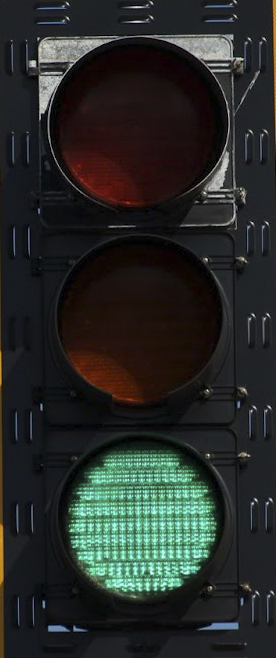
#> input picture diplom/lightTraffic/1.jpg, 276 x 658 px
$ python traffic_ligft.py
#> lines starting #> are read from the running program, lines starting #| are printed output that depends on the picture
import cv2 as cv
import numpy as np

heightLT = 210
widthLT = 70
i = 1
while True:
    # считываем картинку
    rgb_light = cv.resize(cv.imread('lightTraffic/' + str(i) + '.jpg'), (widthLT, heightLT))
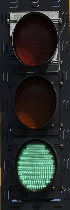
#> rgb_light: shape (210, 70, 3); mean B, G, R 40, 42.6, 39.1
    cv.imshow('light', rgb_light)

    # обрезаем фон
    cutTraffic = rgb_light[10:200, 12:58]
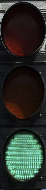
#> cutTraffic: shape (190, 46, 3); mean B, G, R 41.3, 47.7, 42.8
    cv.imshow('cut', cutTraffic)

    # переводим в формат HSV и выделяем самый яркий свет
    hsv = cv.cvtColor(cutTraffic, cv.COLOR_BGR2HSV)
#> hsv: shape (190, 46, 3); mean H, S, V 61.7, 97.8, 54.9
    v = hsv[:, :, 2]
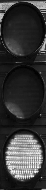
#> v: shape (190, 46); min 0, max 255, mean 54.9
    cv.imshow('v', v)

    # складываем значения пикселей в каждой зоне
    redSum = np.sum(v[0:63, 0:46])
#> redSum = 127437
    yelSum = np.sum(v[64:127, 0:46])
#> yelSum = 80141
    greSum = np.sum(v[128:190, 0:46])
#> greSum = 270699
    print('redSum', redSum, '  ', 'yelSum', yelSum, '  ', 'greSum', greSum)
#| redSum 127437    yelSum 80141    greSum 270699

    # [7 lines of commented-out code are left out]
    if greSum > yelSum and greSum > redSum:
        print('green')
    elif yelSum > greSum and yelSum > redSum:
        print('yellow')
    else:
        print('red')

    key = cv.waitKey(1)
#> (key q is pressed here)
    if key == ord('n'):
        i += 1
        cv.destroyAllWindows()

    if cv.waitKey(1) == ord('q'):
#> (key q is pressed here)
        break

cv.destroyAllWindows()

$ run again, with diplom/lightTraffic/2.jpg copied over diplom/lightTraffic/1.jpg
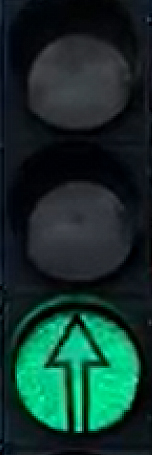
#> input picture diplom/lightTraffic/2.jpg, 152 x 455 px
#> `rgb_light = cv.resize(cv.imread('lightTraffic/' + str(i) + '.jpg'), (w..`:
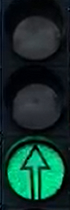
#> rgb_light: shape (210, 70, 3); mean B, G, R 44.4, 50.8, 19.3
#> hsv: shape (190, 46, 3); mean H, S, V 98.8, 135.3, 71.1
#> `v = hsv[:, :, 2]`:
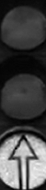
#> v: shape (190, 46); min 0, max 243, mean 71.1
#> redSum = 112013
#> yelSum = 108180
#> greSum = 399303
#| redSum 112013    yelSum 108180    greSum 399303

$ run again, with diplom/lightTraffic/3.jpg copied over diplom/lightTraffic/1.jpg
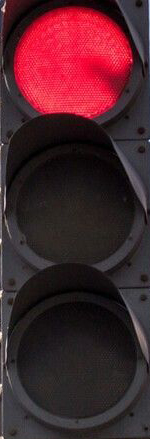
#> input picture diplom/lightTraffic/3.jpg, 150 x 439 px
#> `rgb_light = cv.resize(cv.imread('lightTraffic/' + str(i) + '.jpg'), (w..`:
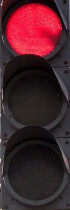
#> rgb_light: shape (210, 70, 3); mean B, G, R 42.3, 35.1, 71.2
#> hsv: shape (190, 46, 3); mean H, S, V 109.9, 96.1, 77.8
#> `v = hsv[:, :, 2]`:
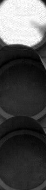
#> v: shape (190, 46); min 0, max 255, mean 77.8
#> redSum = 491025
#> yelSum = 95023
#> greSum = 92429
#| redSum 491025    yelSum 95023    greSum 92429

$ run again, with diplom/lightTraffic/4.jpg copied over diplom/lightTraffic/1.jpg
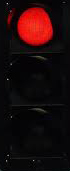
#> input picture diplom/lightTraffic/4.jpg, 70 x 171 px
#> `rgb_light = cv.resize(cv.imread('lightTraffic/' + str(i) + '.jpg'), (w..`:
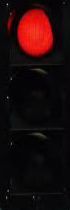
#> rgb_light: shape (210, 70, 3); mean B, G, R 10.6, 9.8, 28.8
#> hsv: shape (190, 46, 3); mean H, S, V 70.7, 90.9, 42.5
#> `v = hsv[:, :, 2]`:
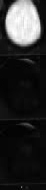
#> v: shape (190, 46); min 0, max 255, mean 42.5
#> redSum = 317213
#> yelSum = 27776
#> greSum = 25576
#| redSum 317213    yelSum 27776    greSum 25576
